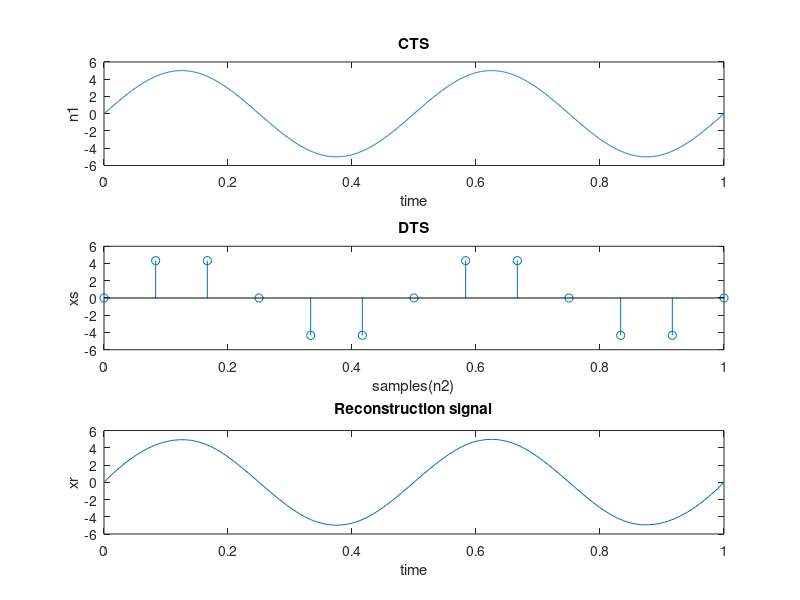

This figure's MATLAB source:
A = 5;F = 2;
t = 0:0.001:1;
n1 = A*sin(2*pi*F*t);
subplot(3,1,1)
plot(t,n1)
xlabel('time')
ylabel('n1')
title('CTS')
FS = 6*F;
TS = 1/FS;
n = FS;
n2 = 0:TS:n*TS;
xs = A*sin(2*pi*F*n2);
subplot(3,1,2)
stem(n2,xs)
xlabel('samples(n2)')
ylabel('xs')
title('DTS')
t1 = linspace(0,max(n2));
xr = interp1(n2,xs,t1,"spline");
subplot(3,1,3)
plot(t1,xr)
xlabel('time')
ylabel('xr')
title('Reconstruction signal')
